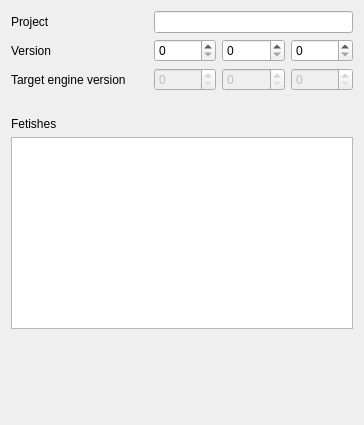
<?xml version="1.0" encoding="UTF-8"?>
<ui version="4.0">
 <class>CEditorProjectSettingsWidget</class>
 <widget class="QWidget" name="CEditorProjectSettingsWidget">
  <property name="geometry">
   <rect>
    <x>0</x>
    <y>0</y>
    <width>364</width>
    <height>425</height>
   </rect>
  </property>
  <property name="windowTitle">
   <string>Form</string>
  </property>
  <layout class="QGridLayout" name="gridLayout">
   <item row="6" column="0" colspan="4">
    <spacer name="verticalSpacer">
     <property name="orientation">
      <enum>Qt::Vertical</enum>
     </property>
     <property name="sizeHint" stdset="0">
      <size>
       <width>20</width>
       <height>40</height>
      </size>
     </property>
    </spacer>
   </item>
   <item row="0" column="0" colspan="4">
    <widget class="QScrollArea" name="scrollArea">
     <property name="frameShape">
      <enum>QFrame::NoFrame</enum>
     </property>
     <property name="frameShadow">
      <enum>QFrame::Plain</enum>
     </property>
     <property name="widgetResizable">
      <bool>true</bool>
     </property>
     <widget class="QWidget" name="scrollAreaWidgetContents">
      <property name="geometry">
       <rect>
        <x>0</x>
        <y>0</y>
        <width>346</width>
        <height>312</height>
       </rect>
      </property>
      <layout class="QGridLayout" name="gridLayout_2">
       <property name="leftMargin">
        <number>0</number>
       </property>
       <property name="topMargin">
        <number>0</number>
       </property>
       <property name="rightMargin">
        <number>0</number>
       </property>
       <property name="bottomMargin">
        <number>0</number>
       </property>
       <item row="1" column="2">
        <widget class="QWidget" name="pProjectVersionContainer" native="true">
         <layout class="QHBoxLayout" name="horizontalLayout">
          <property name="leftMargin">
           <number>0</number>
          </property>
          <property name="topMargin">
           <number>0</number>
          </property>
          <property name="rightMargin">
           <number>0</number>
          </property>
          <property name="bottomMargin">
           <number>0</number>
          </property>
          <item>
           <widget class="QSpinBox" name="pProjectMajorVersion">
            <property name="maximum">
             <number>255</number>
            </property>
           </widget>
          </item>
          <item>
           <widget class="QSpinBox" name="pProjectMinorVersion">
            <property name="maximum">
             <number>255</number>
            </property>
           </widget>
          </item>
          <item>
           <widget class="QSpinBox" name="pProjectPatchVersion">
            <property name="maximum">
             <number>255</number>
            </property>
           </widget>
          </item>
         </layout>
        </widget>
       </item>
       <item row="2" column="2">
        <widget class="QWidget" name="pEngineVersionContainer" native="true">
         <layout class="QHBoxLayout" name="horizontalLayout_2">
          <property name="leftMargin">
           <number>0</number>
          </property>
          <property name="topMargin">
           <number>0</number>
          </property>
          <property name="rightMargin">
           <number>0</number>
          </property>
          <property name="bottomMargin">
           <number>0</number>
          </property>
          <item>
           <widget class="QSpinBox" name="pEngineMajorVersion">
            <property name="enabled">
             <bool>false</bool>
            </property>
            <property name="maximum">
             <number>255</number>
            </property>
           </widget>
          </item>
          <item>
           <widget class="QSpinBox" name="pEngineMinorVersion">
            <property name="enabled">
             <bool>false</bool>
            </property>
            <property name="maximum">
             <number>255</number>
            </property>
           </widget>
          </item>
          <item>
           <widget class="QSpinBox" name="pEnginePatchVersion">
            <property name="enabled">
             <bool>false</bool>
            </property>
            <property name="maximum">
             <number>255</number>
            </property>
           </widget>
          </item>
         </layout>
        </widget>
       </item>
       <item row="0" column="2">
        <widget class="QLineEdit" name="pTitleLineEdit">
         <property name="sizePolicy">
          <sizepolicy hsizetype="Preferred" vsizetype="Preferred">
           <horstretch>4</horstretch>
           <verstretch>0</verstretch>
          </sizepolicy>
         </property>
         <property name="minimumSize">
          <size>
           <width>0</width>
           <height>0</height>
          </size>
         </property>
         <property name="maximumSize">
          <size>
           <width>16777215</width>
           <height>16777215</height>
          </size>
         </property>
        </widget>
       </item>
       <item row="2" column="1">
        <widget class="QLabel" name="WarningIcon">
         <property name="sizePolicy">
          <sizepolicy hsizetype="Fixed" vsizetype="Fixed">
           <horstretch>0</horstretch>
           <verstretch>0</verstretch>
          </sizepolicy>
         </property>
         <property name="minimumSize">
          <size>
           <width>16</width>
           <height>16</height>
          </size>
         </property>
         <property name="maximumSize">
          <size>
           <width>16</width>
           <height>16</height>
          </size>
         </property>
         <property name="toolTip">
          <string>Warning, project was created for different engine version
Saving will overwrite old target version.</string>
         </property>
         <property name="text">
          <string/>
         </property>
         <property name="scaledContents">
          <bool>true</bool>
         </property>
        </widget>
       </item>
       <item row="5" column="0" colspan="3">
        <widget class="QListWidget" name="pFetishListWidget"/>
       </item>
       <item row="1" column="0" colspan="2">
        <widget class="QLabel" name="label">
         <property name="text">
          <string>Version</string>
         </property>
        </widget>
       </item>
       <item row="4" column="0">
        <widget class="QLabel" name="label_3">
         <property name="text">
          <string>Fetishes</string>
         </property>
        </widget>
       </item>
       <item row="2" column="0">
        <widget class="QLabel" name="label_2">
         <property name="text">
          <string>Target engine version</string>
         </property>
        </widget>
       </item>
       <item row="0" column="0" colspan="2">
        <widget class="QLabel" name="pProjectLabel">
         <property name="sizePolicy">
          <sizepolicy hsizetype="Preferred" vsizetype="Preferred">
           <horstretch>1</horstretch>
           <verstretch>0</verstretch>
          </sizepolicy>
         </property>
         <property name="text">
          <string>Project</string>
         </property>
        </widget>
       </item>
       <item row="3" column="0" colspan="3">
        <spacer name="verticalSpacer_2">
         <property name="orientation">
          <enum>Qt::Vertical</enum>
         </property>
         <property name="sizeType">
          <enum>QSizePolicy::Fixed</enum>
         </property>
         <property name="sizeHint" stdset="0">
          <size>
           <width>20</width>
           <height>20</height>
          </size>
         </property>
        </spacer>
       </item>
      </layout>
     </widget>
    </widget>
   </item>
  </layout>
 </widget>
 <resources/>
 <connections/>
</ui>
